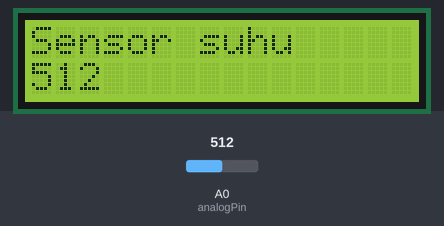
Simulated run of this sketch. Board: Arduino Uno, built with avr-gcc and run on an emulated ATmega328P. On the bench: 16×2 character LCD. The inputs (shaded band) are chosen by the test bench; at power-on: A0 (analogPin) = 512.

Above: at 1.2 s.
1.3 s: A0 (analogPin) set to 716
At 2.2 s:
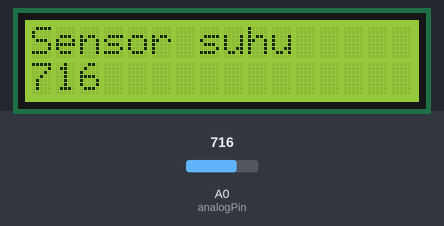
2.8 s: A0 (analogPin) set to 900
At 3.3 s:
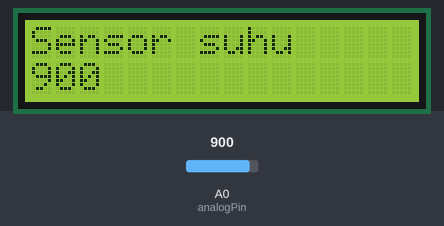
4.3 s: A0 (analogPin) set to 1023
At 5.6 s:
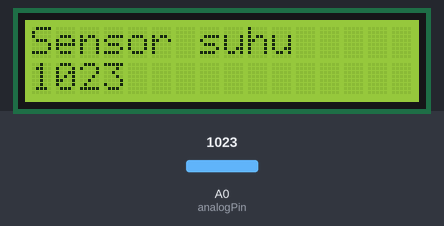
Timing chart, 0 to 7.3 s (numbered marks = the images above; inputs shaded):
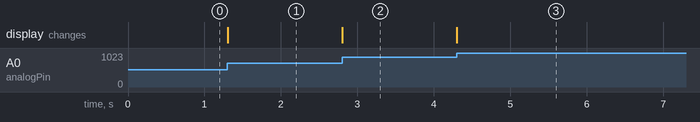

Measured:
- after the input at 1.3 s, the display: changes at once (image 1)
- after the input at 2.8 s, the display: changes at once (image 2)
- after the input at 4.3 s, the display: changes at once (image 3)

The sketch:

praktikum_kelompok.ino
```cpp
#include <LiquidCrystal.h>
LiquidCrystal lcd(12, 11, 5, 4, 3, 2);

int analogPin = 0;     // potentiometer wiper (middle terminal) connected to analog pin 3
int a = 0;

void setup() {
  lcd.begin(16, 2);

  // put your setup code here, to run once:

}

void loop() {
  a = analogRead(analogPin);    // read the input pin
  lcd.setCursor(0,0);
  lcd.print("Sensor suhu");
  lcd.setCursor(0,1);
  lcd.print(a);             // debug value
  // put your main code here, to run repeatedly:

}
```
